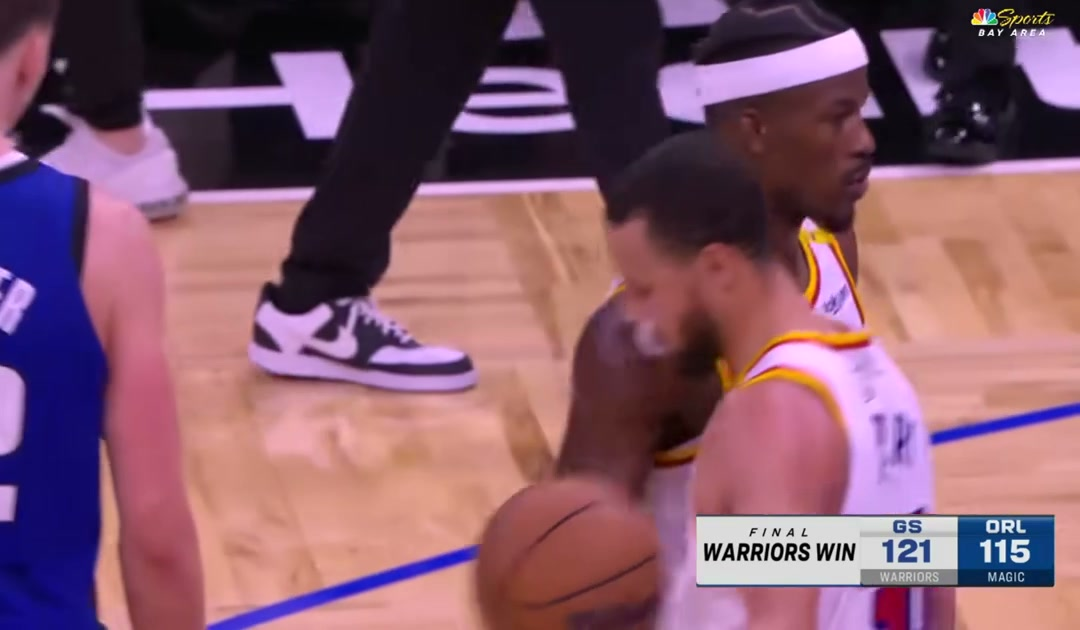
#> input picture evaluation-files/mograph-p1.5/assets/photo-3.jpg, 1080 x 630 px, given in place of photo-1.jpg, which was not available
$ python prep-subject.py
#> lines starting #> are read from the running program, lines starting #| are printed output that depends on the picture; after the words box and inside, x2 and y2 are one past the last pixel; in counts of white or black regions, pixels touching at a corner belong together
#!/usr/bin/env python3
"""Stage 1.5 subject assets — crops only, no layout.

The layout function decides frame size and position; this script only produces
content at the aspect ratios the layout asks for (cards 3:4, accent 3:4,
avatar 1:1). Swapping in a new subject batch means changing SOURCE/CROPS here,
never the layout code.

Stand-in subject: basketball broadcast stills (placeholder until the user's own
batch arrives). Crops deliberately avoid the broadcast scoreboard / network
bug so the test measures layout, not overlay placement.
"""
import os

from PIL import Image, ImageDraw

ROOT = os.path.dirname(os.path.abspath(__file__))
SRC = os.path.abspath(os.path.join(ROOT, "..", "..", "mograph-p1.5", "assets"))
OUT = os.path.join(ROOT, "photos")


def cover(im: Image.Image, w: int, h: int) -> Image.Image:
    """Crop to the target aspect (centre) and resize."""
    ar = w / h
    sw, sh = im.size
    if sw / sh > ar:
        nh, nw = sh, int(round(sh * ar))
    else:
        nw, nh = sw, int(round(sw / ar))
    x, y = (sw - nw) // 2, (sh - nh) // 2
    return im.crop((x, y, x + nw, y + nh)).resize((w, h), Image.LANCZOS)


def crop_box(name: str, box: tuple[int, int, int, int], out_size: tuple[int, int]) -> Image.Image:
#> called with name = 'photo-1.jpg', box = (560, 0, 920, 480), out_size = (480, 640)
    x0, y0, x1, y1 = box
    im = Image.open(os.path.join(SRC, name)).convert("RGB")
#> im is the input picture: PIL image 1080x630 RGB; mean R, G, B 133.5, 90.8, 108.3
    return im.crop((x0, y0, x1, y1)).resize(out_size, Image.LANCZOS)
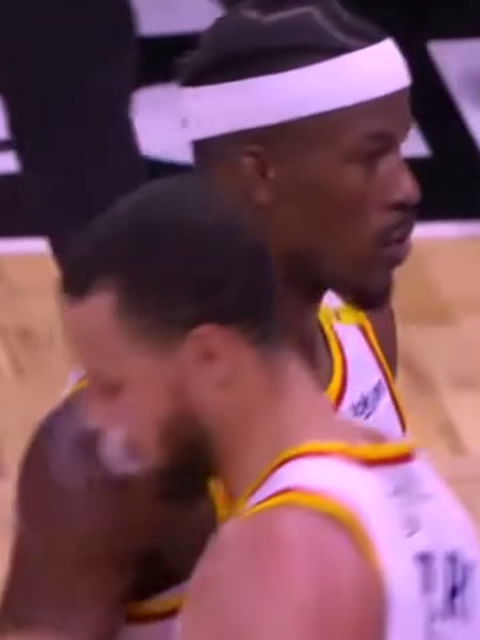
#> returned value: PIL image 480x640 RGB; mean R, G, B 120.1, 76.6, 90.2
#> pass 3 of the loop `for out, (src, box) in CARDS.items():`:
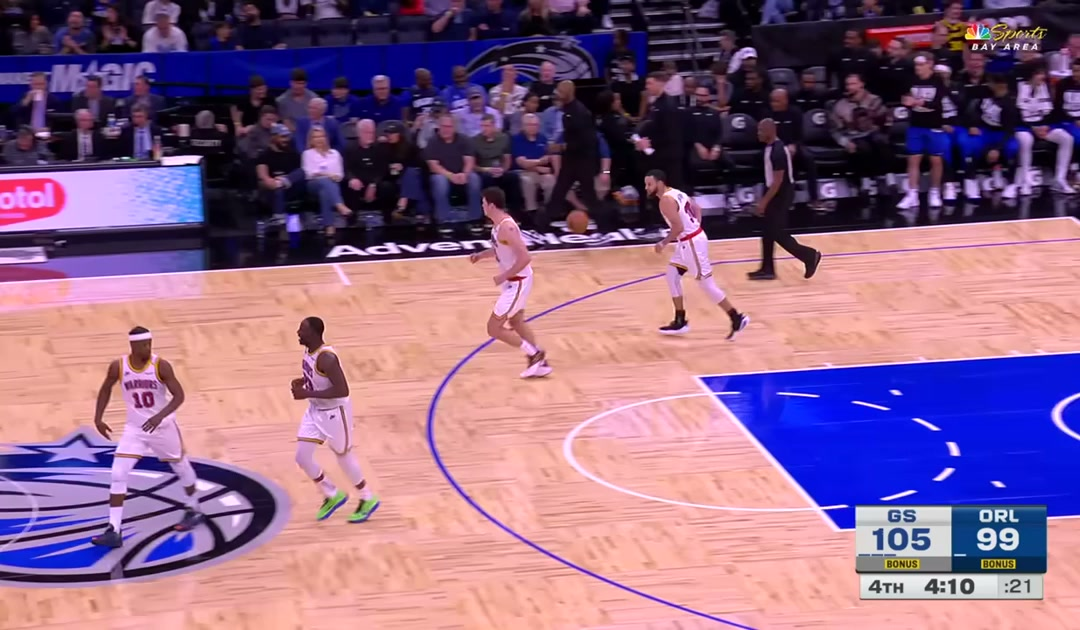
#> input picture evaluation-files/mograph-p1.5/assets/photo-2.jpg, 1080 x 630 px
#> in crop_box, im is the input picture: PIL image 1080x630 RGB; mean R, G, B 140, 101.6, 133
#> in crop_box (call 3), `return im.crop((x0, y0, x1, y1)).resize(out_size, Image.LANCZOS)`:
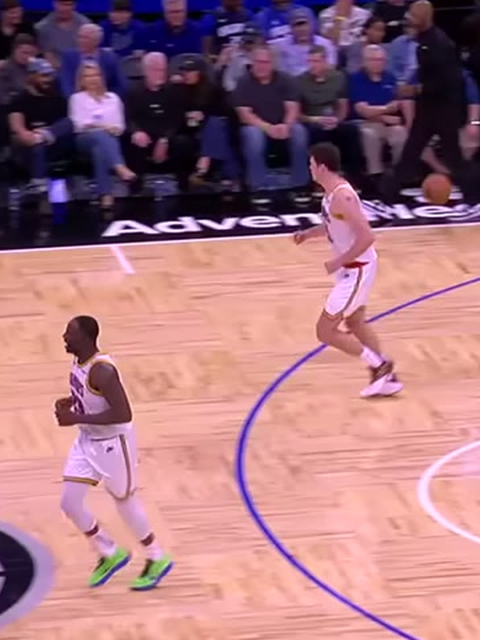
#> returned value: PIL image 480x640 RGB; mean R, G, B 164, 115.8, 126.8
#> the loop made 4 passes; the first 3 are shown


os.makedirs(OUT, exist_ok=True)

# Cards: 3:4 (480x640 = 2x the largest on-canvas card so scaling down is clean).
# All source crops are 3:4 boxes, chosen to exclude the scoreboard bug.
CARDS = {
    "card-1.jpg": ("photo-1.jpg", (560, 0, 920, 480)),   # two players, close
    "card-2.jpg": ("photo-1.jpg", (0, 0, 360, 480)),     # defender, left
    "card-3.jpg": ("photo-2.jpg", (250, 80, 610, 560)),  # court, mid action
    "card-4.jpg": ("photo-2.jpg", (150, 30, 510, 510)),  # bench + floor
}
for out, (src, box) in CARDS.items():
    crop_box(src, box, (480, 640)).save(os.path.join(OUT, out), quality=94)
    print(out, "480x640")

# Accent column photo: 3:4.
crop_box("photo-1.jpg", (600, 0, 960, 480), (480, 640)).save(
    os.path.join(OUT, "accent.jpg"), quality=94
)
#> in crop_box (call 5), `return im.crop((x0, y0, x1, y1)).resize(out_size, Image.LANCZOS)`:
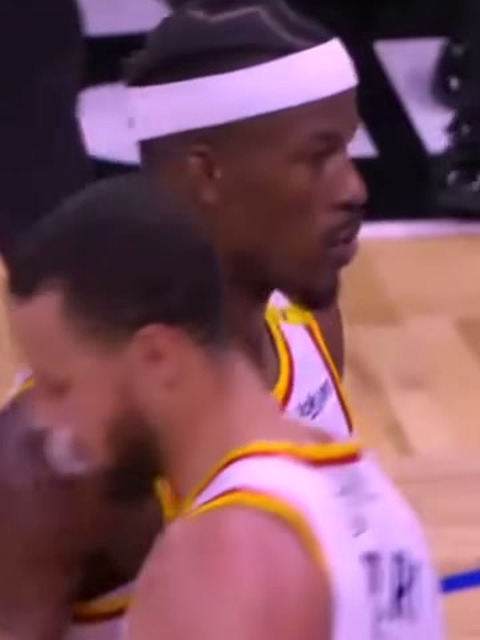
#> returned value: PIL image 480x640 RGB; mean R, G, B 124.9, 80.8, 94.9
print("accent.jpg 480x640")

# Avatar: 1:1 face crop, circular alpha, thin warm ring (visible on dark pages,
# still reads on the light one because the source is dark).
face = crop_box("photo-1.jpg", (730, 80, 870, 220), (300, 300))
#> in crop_box (call 6), `return im.crop((x0, y0, x1, y1)).resize(out_size, Image.LANCZOS)`:
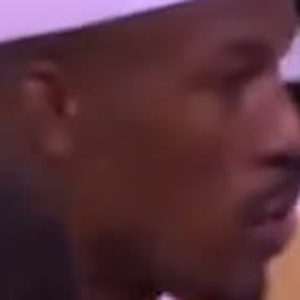
#> returned value: PIL image 300x300 RGB; mean R, G, B 86.2, 47.7, 56.2
mask = Image.new("L", (300, 300), 0)
#> mask: PIL image 300x300 L; every value is 0
ImageDraw.Draw(mask).ellipse((3, 3, 296, 296), fill=255)
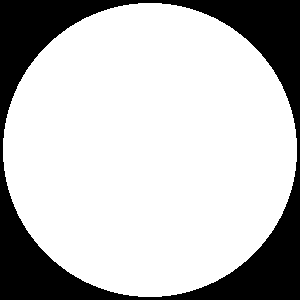
#> mask: PIL image 300x300 L; 75.4% white; 1 black region, box (x1, y1, x2, y2) and area: (0, 0, 300, 300) 22160
avatar = Image.new("RGBA", (300, 300), (0, 0, 0, 0))
#> avatar: PIL image 300x300 RGBA; every value is 0
avatar.paste(face, (0, 0), mask)
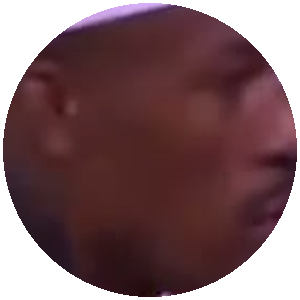
#> avatar: PIL image 300x300 RGBA; mean R, G, B, A 61, 31.2, 34.9, 192.2; transparent parts drawn white
ImageDraw.Draw(avatar).ellipse((3, 3, 296, 296), outline=(232, 224, 211, 255), width=6)
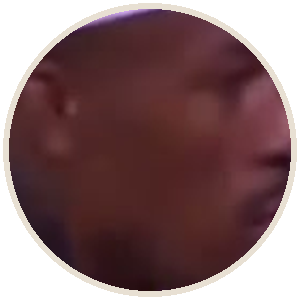
#> avatar: PIL image 300x300 RGBA; mean R, G, B, A 69.8, 41.5, 43.4, 192.2; transparent parts drawn white
avatar.save(os.path.join(OUT, "avatar.png"))
print("avatar.png 300x300")
